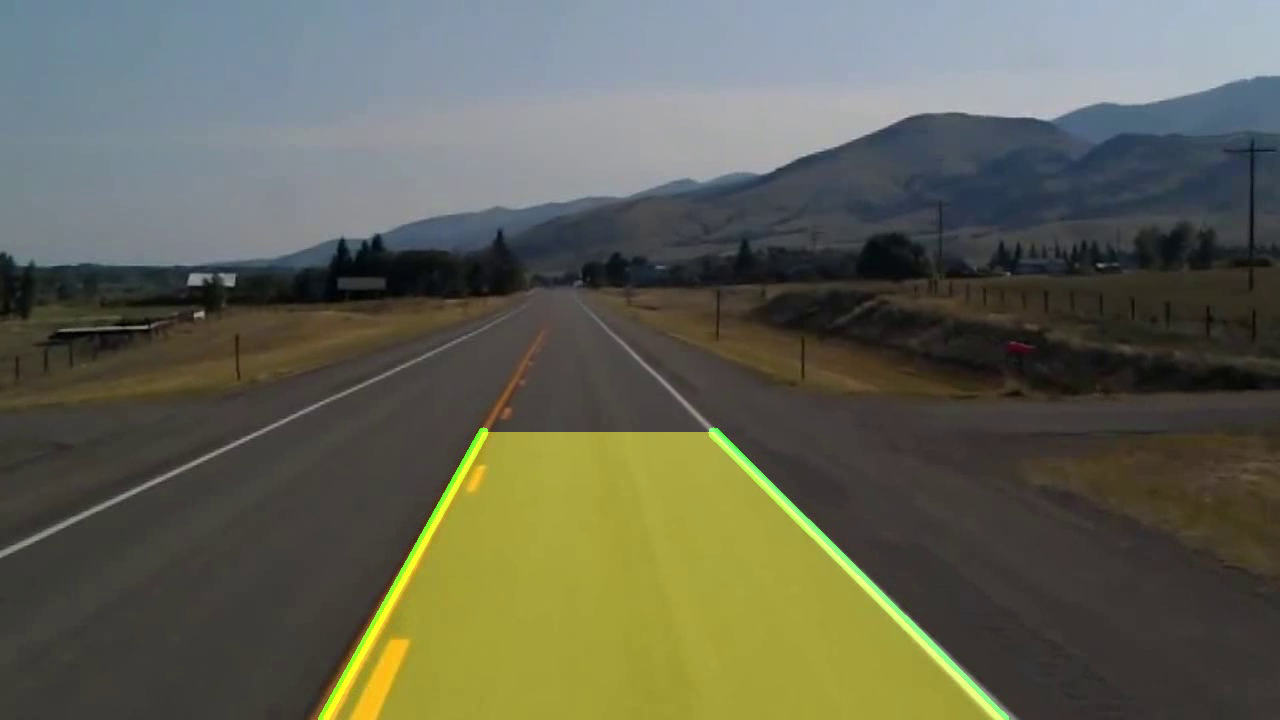
#> input picture frame 28 of lane_detected_output.avi, 1280 x 720 px, given in place of test2.mp4, which was not available
$ python lane_detection.py
#> lines starting #> are read from the running program, lines starting #| are printed output that depends on the picture; after the words box and inside, x2 and y2 are one past the last pixel; in counts of white or black regions, pixels touching at a corner belong together; pictures that were not available may be replaced by others from this repository, and a replacement may not be noted
import cv2
import numpy as np

def canny_edge(image):
    gray = cv2.cvtColor(image, cv2.COLOR_BGR2GRAY)
    blur = cv2.GaussianBlur(gray, (5, 5), 0)
    canny = cv2.Canny(blur, 50, 150)
    return canny

def region_of_interest(image):
    height = image.shape[0]
    polygons = np.array([
        [(100, height), (1180, height), (700, 400), (600, 400)]
    ])
    mask = np.zeros_like(image)
    cv2.fillPoly(mask, polygons, 255)
    masked_image = cv2.bitwise_and(image, mask)
    return masked_image

def make_coordinates(image, line_parameters):
    slope, intercept = line_parameters
    y1 = image.shape[0]
    y2 = int(y1 * 0.6)
    if slope == 0: slope = 0.1  # Avoid divide by zero
    x1 = int((y1 - intercept) / slope)
    x2 = int((y2 - intercept) / slope)
    return np.array([x1, y1, x2, y2])

def average_slope_intercept(image, lines):
    left_fit = []
    right_fit = []
    if lines is None:
        return None
    for line in lines:
        x1, y1, x2, y2 = line.reshape(4)
        parameters = np.polyfit((x1, x2), (y1, y2), 1)
        slope, intercept = parameters
        if slope < 0:
            left_fit.append((slope, intercept))
        else:
            right_fit.append((slope, intercept))
    left_line = make_coordinates(image, np.mean(left_fit, axis=0)) if left_fit else None
    right_line = make_coordinates(image, np.mean(right_fit, axis=0)) if right_fit else None
    return np.array([left_line, right_line])

def display_lines(image, lines):
    line_image = np.zeros_like(image)
    if lines is not None:
        for line in lines:
            if line is not None:
                x1, y1, x2, y2 = line
                cv2.line(line_image, (x1, y1), (x2, y2), (0, 255, 0), 10)
    return line_image

def draw_lane_fill(image, lines):
    fill_image = np.zeros_like(image)
    if lines[0] is not None and lines[1] is not None:
        pts = np.array([[
            (lines[0][0], lines[0][1]),
            (lines[0][2], lines[0][3]),
            (lines[1][2], lines[1][3]),
            (lines[1][0], lines[1][1])
        ]], dtype=np.int32)
        cv2.fillPoly(fill_image, pts, (0, 255, 255))  # Yellow fill
    return fill_image

def main():
    cap = cv2.VideoCapture('test2.mp4')  # Your test video file

    # Optional: Save output
    width = int(cap.get(3))
    height = int(cap.get(4))
    out = cv2.VideoWriter('lane_detected_output.avi', cv2.VideoWriter_fourcc(*'XVID'), 20, (width, height))

    while cap.isOpened():
        ret, frame = cap.read()
#> frame is the input picture: shape (720, 1280, 3); mean B, G, R 82.9, 98.2, 96.9
        if not ret:
            break

        canny = canny_edge(frame)
#> in canny_edge, `gray = cv2.cvtColor(image, cv2.COLOR_BGR2GRAY)`:
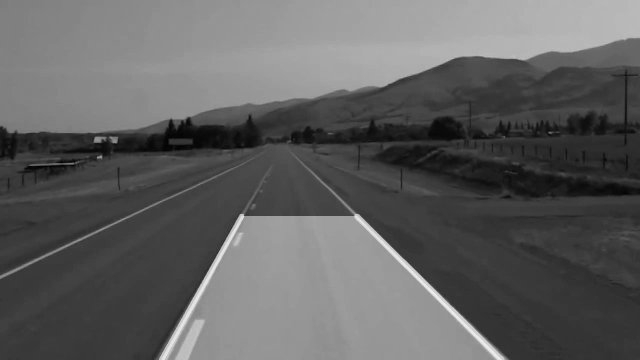
#> gray: shape (720, 1280) (shown at 1/2 size); min 0, max 241, mean 96
#> in canny_edge, `canny = cv2.Canny(blur, 50, 150)`:
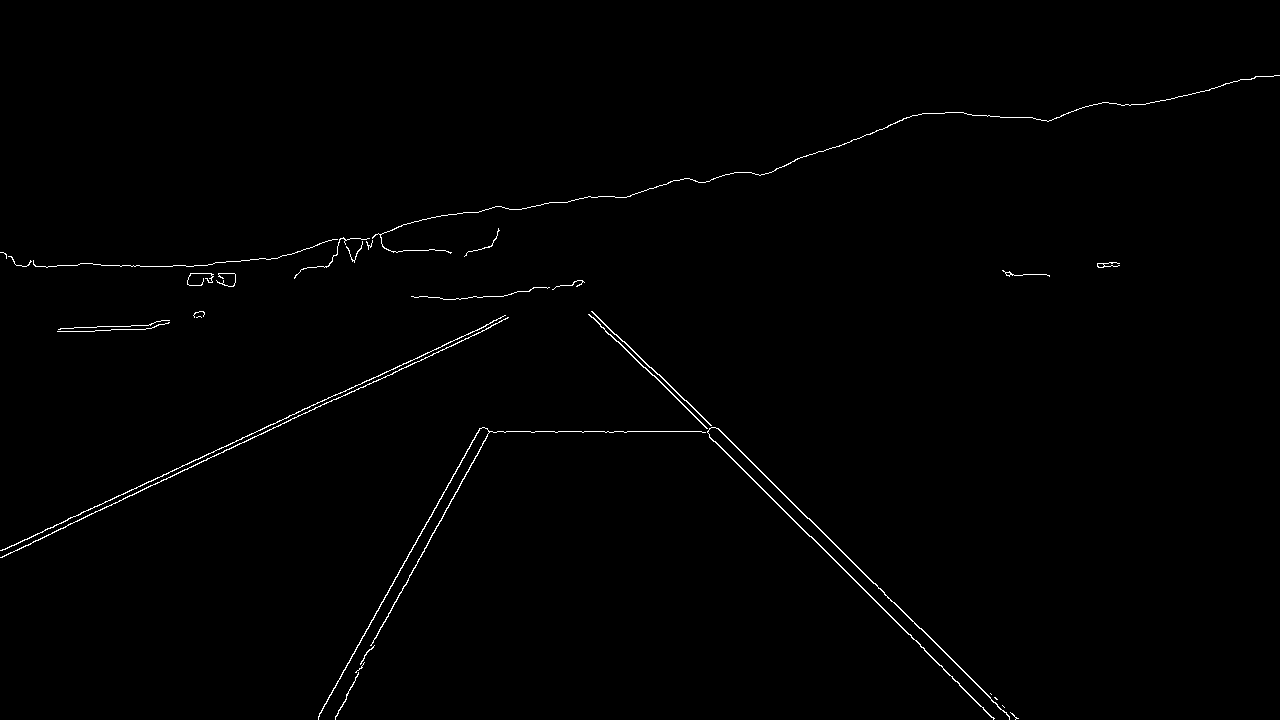
#> canny: shape (720, 1280); 0.71% white in thin lines or dots, all inside (x1, y1, x2, y2) = (0, 75, 1280, 720)
        cropped = region_of_interest(canny)
#> in region_of_interest, `masked_image = cv2.bitwise_and(image, mask)`:
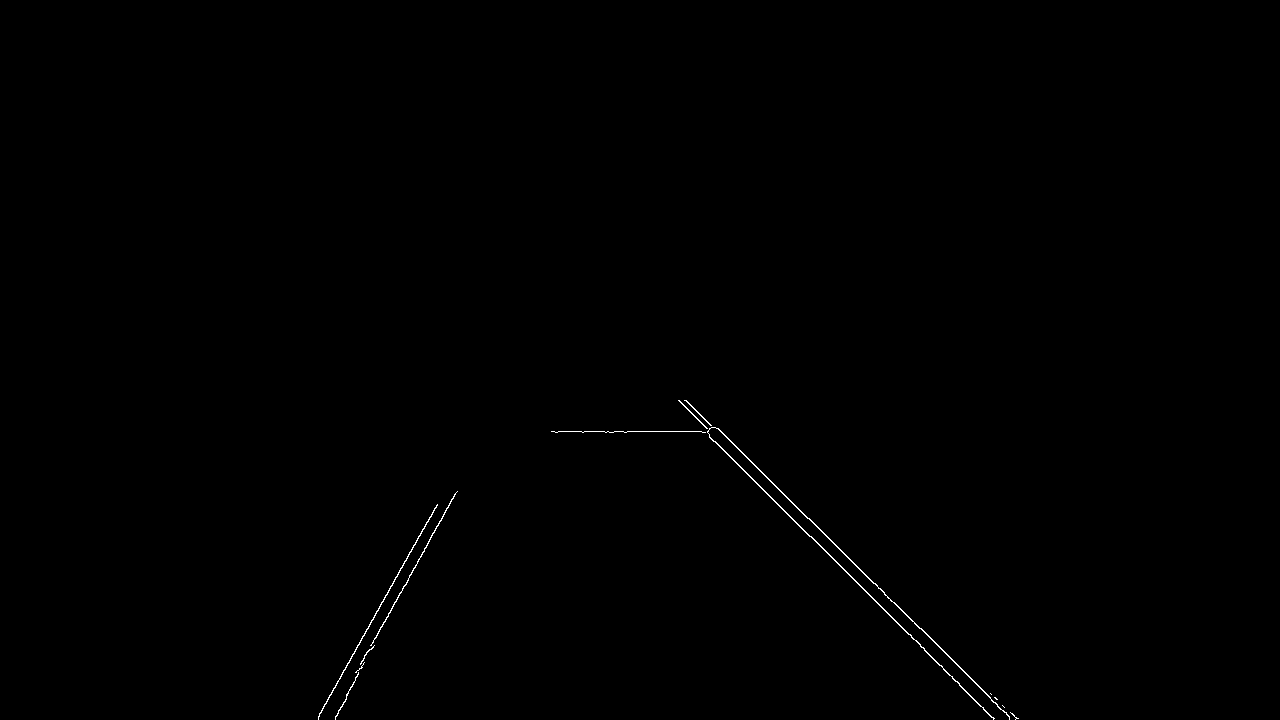
#> masked_image: shape (720, 1280); 0.23% white in thin lines or dots, all inside (x1, y1, x2, y2) = (318, 400, 1019, 720)
        lines = cv2.HoughLinesP(cropped, 2, np.pi / 180, 100, np.array([]), minLineLength=40, maxLineGap=5)
#> lines = [[709, 435, 913, 639], [809, 518, 919, 628], [318, 718, 436, 505], [382, 626, 424, 548], [894, 602, 1009, 717], [551, 431, 708, 431], [755, 465, 807, 518], [889, 614, 931, 657], [335, 717, 364, 662], [408, 579, 456, 492]]
        averaged_lines = average_slope_intercept(frame, lines)
#> the loop in average_slope_intercept, `for line in lines:` made 10 passes
#> (x1, y1, x2, y2, slope, intercept) on passes 1 to 8: (709, 435, 913, 639, 1, -274), (809, 518, 919, 628, 1, -291), (318, 718, 436, 505, -1.81, 1292), (382, 626, 424, 548, -1.86, 1335.4), (894, 602, 1009, 717, 1, -292), (551, 431, 708, 431, 2.49e-16, 431), (755, 465, 807, 518, 1.02, -304.5), (889, 614, 931, 657, 1.02, -296.2)
#> after the loop in average_slope_intercept, `for line in lines:`: left_fit = [(-1.81, 1292), (-1.86, 1335.4), (-1.9, 1352.3), (-1.81, 1318.5)]; right_fit = [(1, -274), (1, -291), (1, -292), (2.49e-16, 431), (1.02, -304.5), (1.02, -296.2)]
#> in make_coordinates, `slope, intercept = line_parameters`: slope = -1.84; intercept = 1324.6
#> in make_coordinates, `x1 = int((y1 - intercept) / slope)`: x1 = 328
#> in make_coordinates, `x2 = int((y2 - intercept) / slope)`: x2 = 484
#> in average_slope_intercept, `left_line = make_coordinates(image, np.mean(left_fit, axis=0)) if left..`: left_line = [328, 720, 484, 432]
#> in average_slope_intercept, `right_line = make_coordinates(image, np.mean(right_fit, axis=0)) if ri..`: right_line = [1060, 720, 717, 432]
#> averaged_lines = [[328, 720, 484, 432], [1060, 720, 717, 432]]
        line_image = display_lines(frame, averaged_lines)
#> the loop in display_lines, `for line in lines:` made 2 passes
        fill_image = draw_lane_fill(frame, averaged_lines)
#> in draw_lane_fill, `pts = np.array([[ (lines[0][0], lines[0][1]), (lines[0][2], lines[0][3..`: pts = [[328, 720], [484, 432], [717, 432], [1060, 720]]

        combo = cv2.addWeighted(frame, 0.8, fill_image, 0.4, 1)
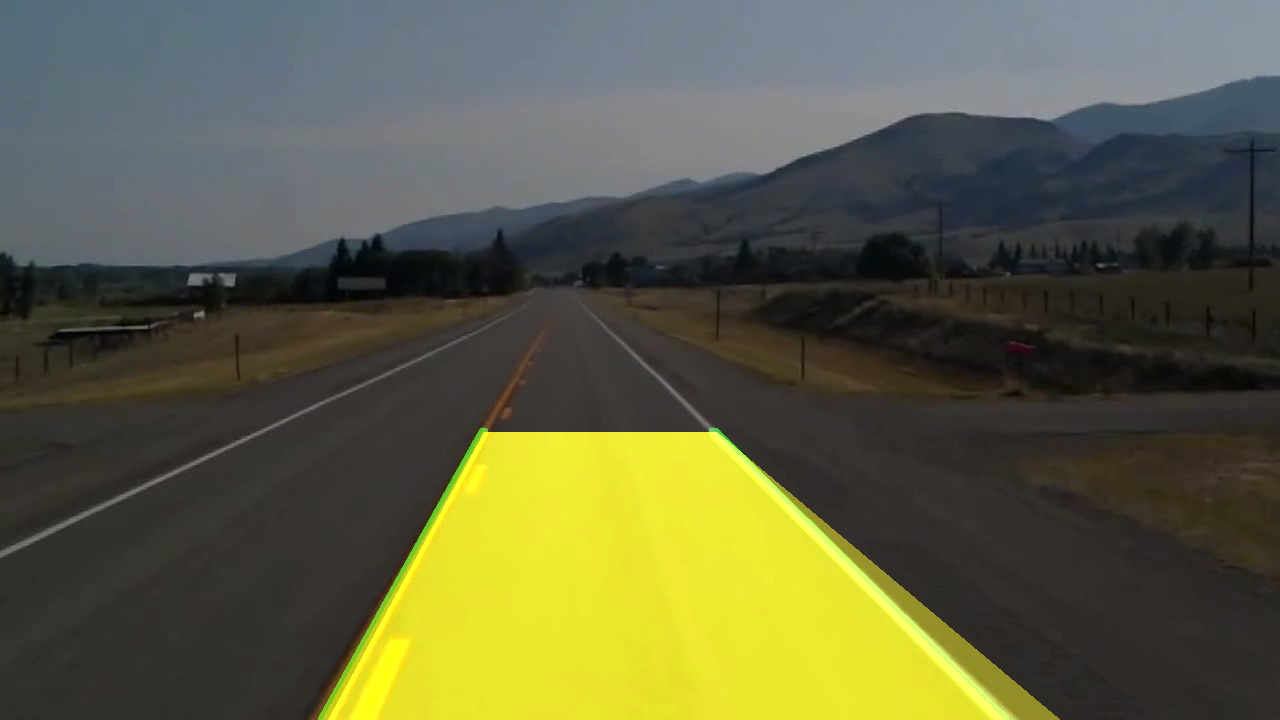
#> combo: shape (720, 1280, 3); mean B, G, R 67.3, 94.7, 93.7
        combo = cv2.addWeighted(combo, 1, line_image, 1, 1)

        cv2.imshow("Lane Detection", combo)
        out.write(combo)

        if cv2.waitKey(1) & 0xFF == ord('q'):
#> (key q is pressed here)
            break

    cap.release()
    out.release()
    cv2.destroyAllWindows()

if __name__ == "__main__":
    main()

$ run again, starting later in the video
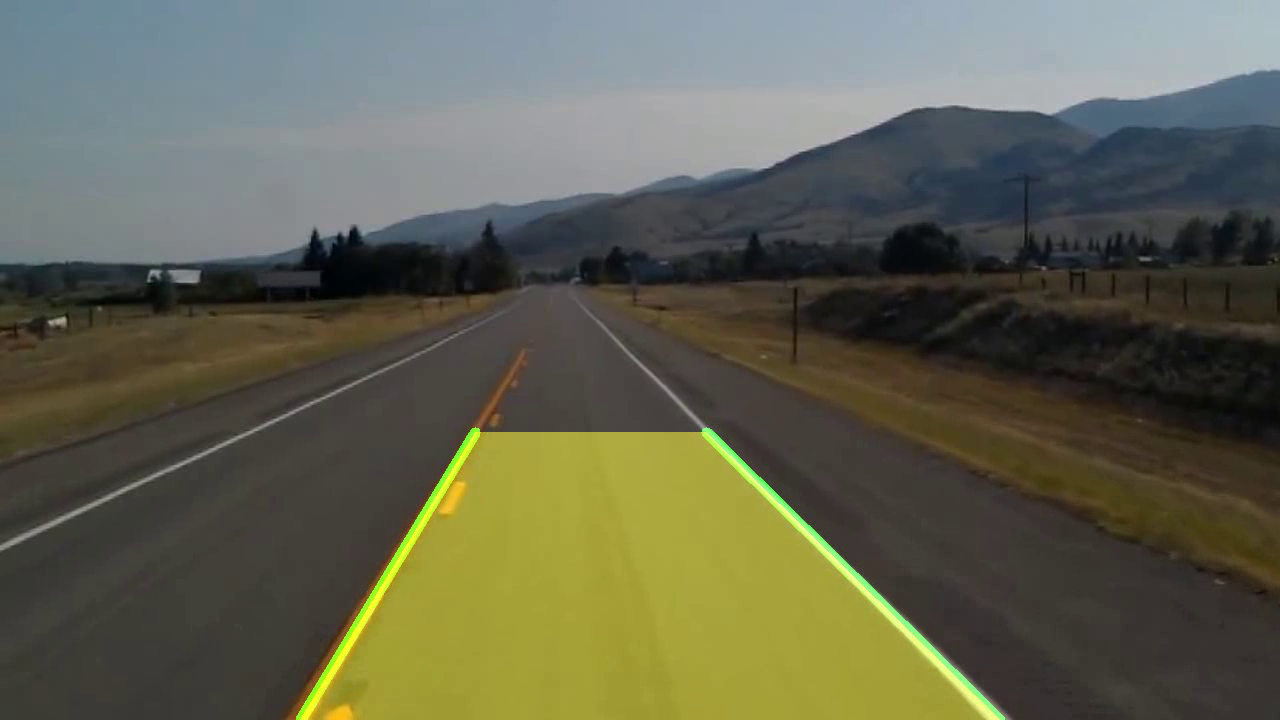
#> input picture frame 126 of lane_detected_output.avi, 1280 x 720 px, given in place of test2.mp4, which was not available
#> in main, frame is the input picture: shape (720, 1280, 3); mean B, G, R 79.9, 98.1, 97
#> in canny_edge, `canny = cv2.Canny(blur, 50, 150)`:
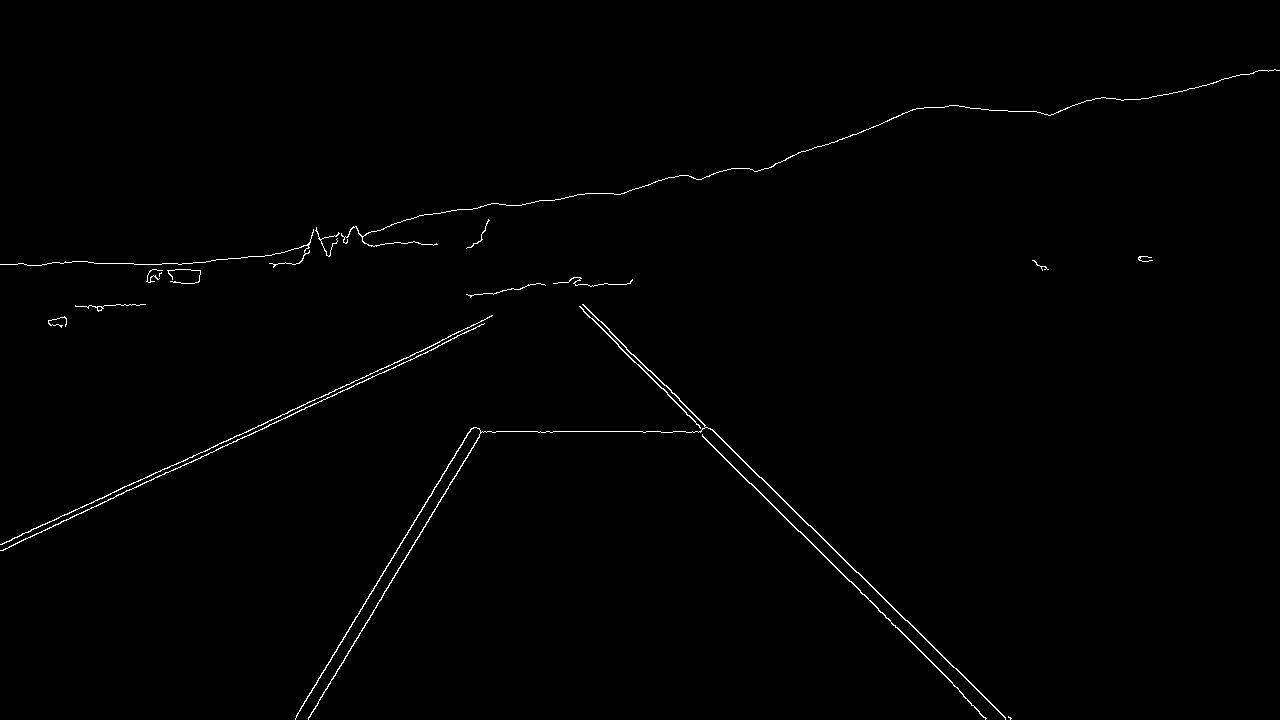
#> canny: shape (720, 1280); 0.68% white in thin lines or dots
#> mask: shape (720, 1280); 20.5% white; 1 white region, box (x1, y1, x2, y2) and area: (101, 400, 1180, 720) 188970
#> masked_image: shape (720, 1280); 0.23% white in thin lines or dots, all inside (x1, y1, x2, y2) = (295, 400, 1012, 720)
#> lines = [[751, 483, 849, 581], [727, 445, 842, 557], [308, 719, 437, 504], [858, 572, 953, 667], [296, 716, 386, 566], [888, 618, 942, 673], [702, 435, 798, 531], [553, 431, 660, 431], [915, 645, 963, 694], [382, 575, 415, 519], [851, 581, 897, 628], [785, 502, 868, 583]]
#> the loop in average_slope_intercept, `for line in lines:` made 12 passes
#> (x1, y1, x2, y2, slope, intercept) on passes 1 to 8: (751, 483, 849, 581, 1, -268), (727, 445, 842, 557, 0.974, -263), (308, 719, 437, 504, -1.67, 1232.3), (858, 572, 953, 667, 1, -286), (296, 716, 386, 566, -1.67, 1209.3), (888, 618, 942, 673, 1.02, -286.4), (702, 435, 798, 531, 1, -267), (553, 431, 660, 431, 9.14e-17, 431)
#> after the loop in average_slope_intercept, `for line in lines:`: left_fit = [(-1.67, 1232.3), (-1.67, 1209.3), (-1.7, 1223.2)]; right_fit = [(1, -268), (0.974, -263), (1, -286), (1.02, -286.4), (1, -267), (9.14e-17, 431), (1.02, -289.1), (1.02, -288.5), (0.976, -264.1)]
#> in make_coordinates, `slope, intercept = line_parameters`: slope = -1.68; intercept = 1221.6
#> in make_coordinates, `x1 = int((y1 - intercept) / slope)`: x1 = 299
#> in make_coordinates, `x2 = int((y2 - intercept) / slope)`: x2 = 470
#> left_line = [299, 720, 470, 432]
#> right_line = [1031, 720, 707, 432]
#> averaged_lines = [[299, 720, 470, 432], [1031, 720, 707, 432]]
#> the loop in display_lines, `for line in lines:` made 2 passes
#> pts = [[299, 720], [470, 432], [707, 432], [1031, 720]]
#> in main, `combo = cv2.addWeighted(frame, 0.8, fill_image, 0.4, 1)`:
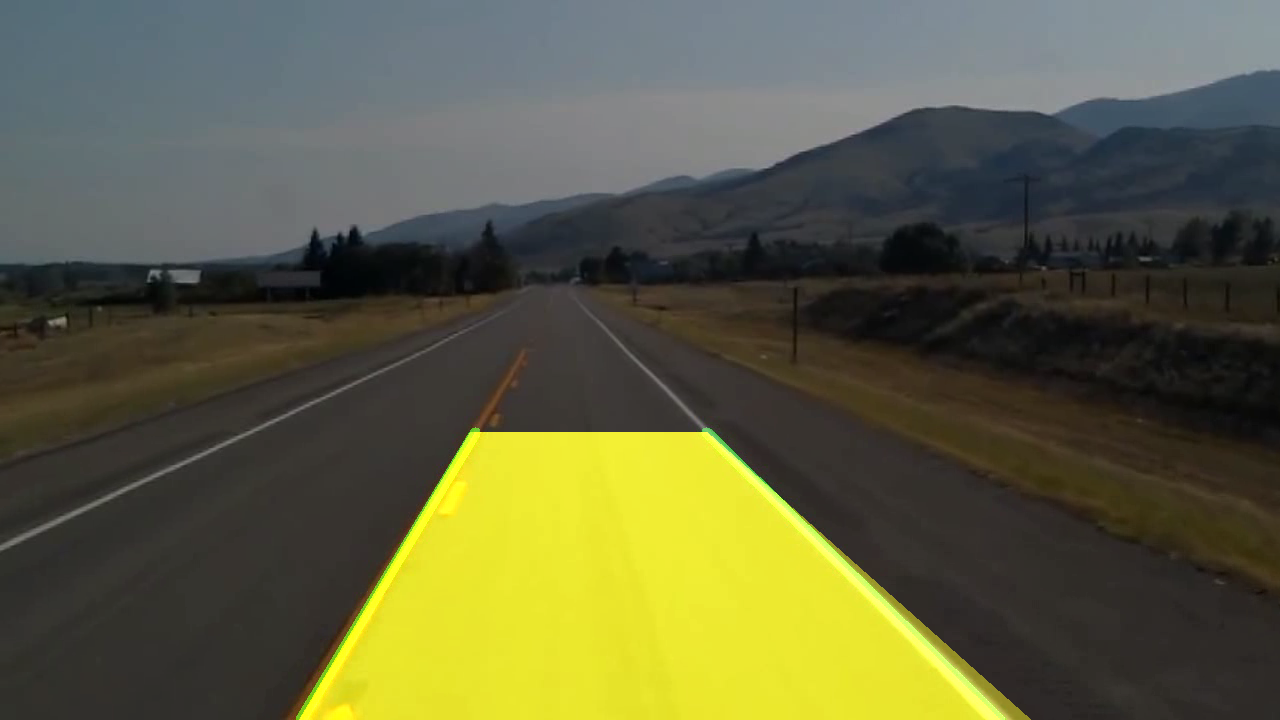
#> combo: shape (720, 1280, 3); mean B, G, R 64.9, 94.5, 93.9
